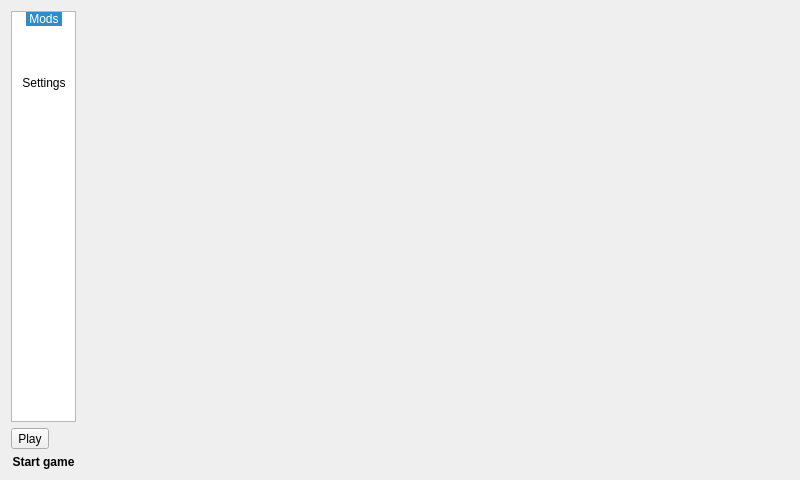
<?xml version="1.0" encoding="UTF-8"?>
<ui version="4.0">
 <class>MainWindow</class>
 <widget class="QMainWindow" name="MainWindow">
  <property name="geometry">
   <rect>
    <x>0</x>
    <y>0</y>
    <width>800</width>
    <height>480</height>
   </rect>
  </property>
  <property name="sizePolicy">
   <sizepolicy hsizetype="Preferred" vsizetype="Preferred">
    <horstretch>0</horstretch>
    <verstretch>0</verstretch>
   </sizepolicy>
  </property>
  <property name="windowTitle">
   <string>VCMI Launcher</string>
  </property>
  <property name="windowIcon">
   <iconset>
    <normaloff>icons:menu-game.png</normaloff>icons:menu-game.png</iconset>
  </property>
  <property name="iconSize">
   <size>
    <width>64</width>
    <height>64</height>
   </size>
  </property>
  <widget class="QWidget" name="centralWidget">
   <layout class="QGridLayout" name="gridLayout">
    <item row="0" column="0">
     <widget class="QListWidget" name="tabSelectList">
      <property name="sizePolicy">
       <sizepolicy hsizetype="Minimum" vsizetype="Expanding">
        <horstretch>0</horstretch>
        <verstretch>0</verstretch>
       </sizepolicy>
      </property>
      <property name="maximumSize">
       <size>
        <width>65</width>
        <height>16777215</height>
       </size>
      </property>
      <property name="verticalScrollBarPolicy">
       <enum>Qt::ScrollBarAlwaysOff</enum>
      </property>
      <property name="horizontalScrollBarPolicy">
       <enum>Qt::ScrollBarAlwaysOff</enum>
      </property>
      <property name="editTriggers">
       <set>QAbstractItemView::NoEditTriggers</set>
      </property>
      <property name="showDropIndicator" stdset="0">
       <bool>false</bool>
      </property>
      <property name="dragDropMode">
       <enum>QAbstractItemView::NoDragDrop</enum>
      </property>
      <property name="selectionBehavior">
       <enum>QAbstractItemView::SelectRows</enum>
      </property>
      <property name="iconSize">
       <size>
        <width>48</width>
        <height>64</height>
       </size>
      </property>
      <property name="movement">
       <enum>QListView::Static</enum>
      </property>
      <property name="resizeMode">
       <enum>QListView::Fixed</enum>
      </property>
      <property name="spacing">
       <number>0</number>
      </property>
      <property name="gridSize">
       <size>
        <width>64</width>
        <height>64</height>
       </size>
      </property>
      <property name="viewMode">
       <enum>QListView::IconMode</enum>
      </property>
      <property name="uniformItemSizes">
       <bool>true</bool>
      </property>
      <property name="wordWrap">
       <bool>true</bool>
      </property>
      <property name="selectionRectVisible">
       <bool>false</bool>
      </property>
      <property name="currentRow">
       <number>0</number>
      </property>
      <item>
       <property name="text">
        <string>Mods</string>
       </property>
       <property name="icon">
        <iconset>
         <normaloff>icons:menu-mods.png</normaloff>icons:menu-mods.png</iconset>
       </property>
      </item>
      <item>
       <property name="text">
        <string>Settings</string>
       </property>
       <property name="icon">
        <iconset>
         <normaloff>icons:menu-settings.png</normaloff>icons:menu-settings.png</iconset>
       </property>
      </item>
     </widget>
    </item>
    <item row="1" column="0">
     <widget class="QToolButton" name="startGameButon">
      <property name="text">
       <string>Play</string>
      </property>
      <property name="icon">
       <iconset>
        <normaloff>icons:menu-game.png</normaloff>icons:menu-game.png</iconset>
      </property>
      <property name="iconSize">
       <size>
        <width>60</width>
        <height>60</height>
       </size>
      </property>
      <property name="checkable">
       <bool>false</bool>
      </property>
      <property name="checked">
       <bool>false</bool>
      </property>
      <property name="toolButtonStyle">
       <enum>Qt::ToolButtonIconOnly</enum>
      </property>
     </widget>
    </item>
    <item row="2" column="0">
     <widget class="QLabel" name="startGameTitle">
      <property name="font">
       <font>
        <weight>75</weight>
        <bold>true</bold>
       </font>
      </property>
      <property name="text">
       <string>Start game</string>
      </property>
      <property name="alignment">
       <set>Qt::AlignCenter</set>
      </property>
     </widget>
    </item>
    <item row="0" column="1" rowspan="3">
     <widget class="QStackedWidget" name="tabListWidget">
      <property name="enabled">
       <bool>true</bool>
      </property>
      <property name="sizePolicy">
       <sizepolicy hsizetype="Expanding" vsizetype="Expanding">
        <horstretch>0</horstretch>
        <verstretch>0</verstretch>
       </sizepolicy>
      </property>
      <property name="currentIndex">
       <number>1</number>
      </property>
      <widget class="CModListView" name="stackedWidgetPage2"/>
      <widget class="CSettingsView" name="settingsView"/>
     </widget>
    </item>
   </layout>
  </widget>
 </widget>
 <layoutdefault spacing="6" margin="11"/>
 <customwidgets>
  <customwidget>
   <class>CModListView</class>
   <extends>QWidget</extends>
   <header>modManager/cmodlistview_moc.h</header>
   <container>1</container>
  </customwidget>
  <customwidget>
   <class>CSettingsView</class>
   <extends>QWidget</extends>
   <header>settingsView/csettingsview_moc.h</header>
   <container>1</container>
  </customwidget>
 </customwidgets>
 <tabstops>
  <tabstop>tabSelectList</tabstop>
  <tabstop>startGameButon</tabstop>
 </tabstops>
 <resources/>
 <connections/>
</ui>
